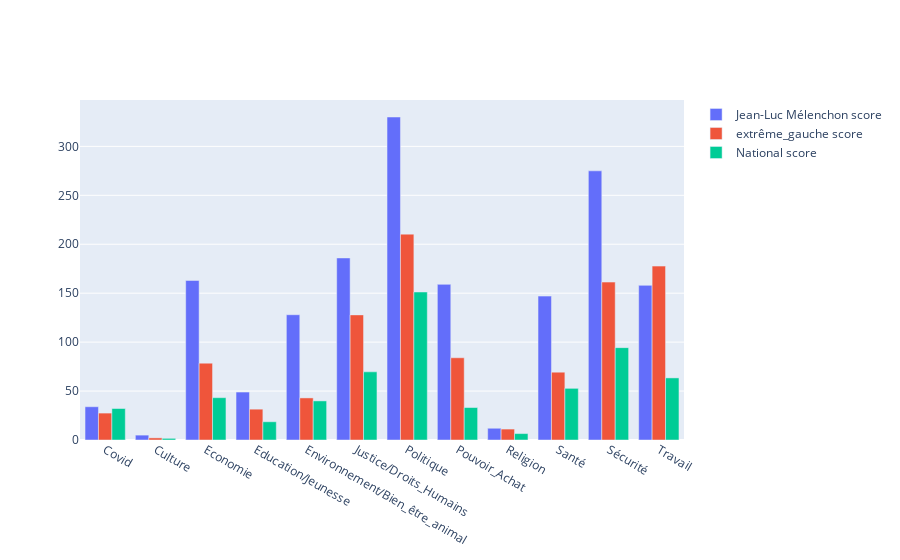

Notebook code for this chart:
### Code cell
user_score_per_theme_vs_global_and_orientation(user="JLMelenchon")

### Figure 1 — Plotly figure (JSON) as saved in the notebook; plotly's stock layout.template omitted (floating-point values rounded to 4 significant figures)
{"data": [{"name": "Jean-Luc Mélenchon score", "type": "bar", "x": ["Covid", "Culture", "Economie", "Education/Jeunesse", "Environnement/Bien_être_animal", "Justice/Droits_Humains", "Politique", "Pouvoir_Achat", "Religion", "Santé", "Sécurité", "Travail"], "y": [34, 5, 163, 49, 128, 186, 330, 159, 12, 147, 275, 158, "Jean-Luc Mélenchon"]}, {"name": "extrême_gauche score", "type": "bar", "x": ["Covid", "Culture", "Economie", "Education/Jeunesse", "Environnement/Bien_être_animal", "Justice/Droits_Humains", "Politique", "Pouvoir_Achat", "Religion", "Santé", "Sécurité", "Travail"], "y": [27.5, 2.167, 78.5, 31.5, 43, 127.8, 210.3, 84, 11.17, 69.33, 161.3, 177.7]}, {"name": "National score", "type": "bar", "x": ["Covid", "Culture", "Economie", "Education/Jeunesse", "Environnement/Bien_être_animal", "Justice/Droits_Humains", "Politique", "Pouvoir_Achat", "Religion", "Santé", "Sécurité", "Travail"], "y": [32.18, 1.684, 43.24, 18.64, 39.95, 69.63, 151.2, 33.18, 6.56, 52.78, 94.38, 63.44]}], "layout": {"barmode": "group"}}
